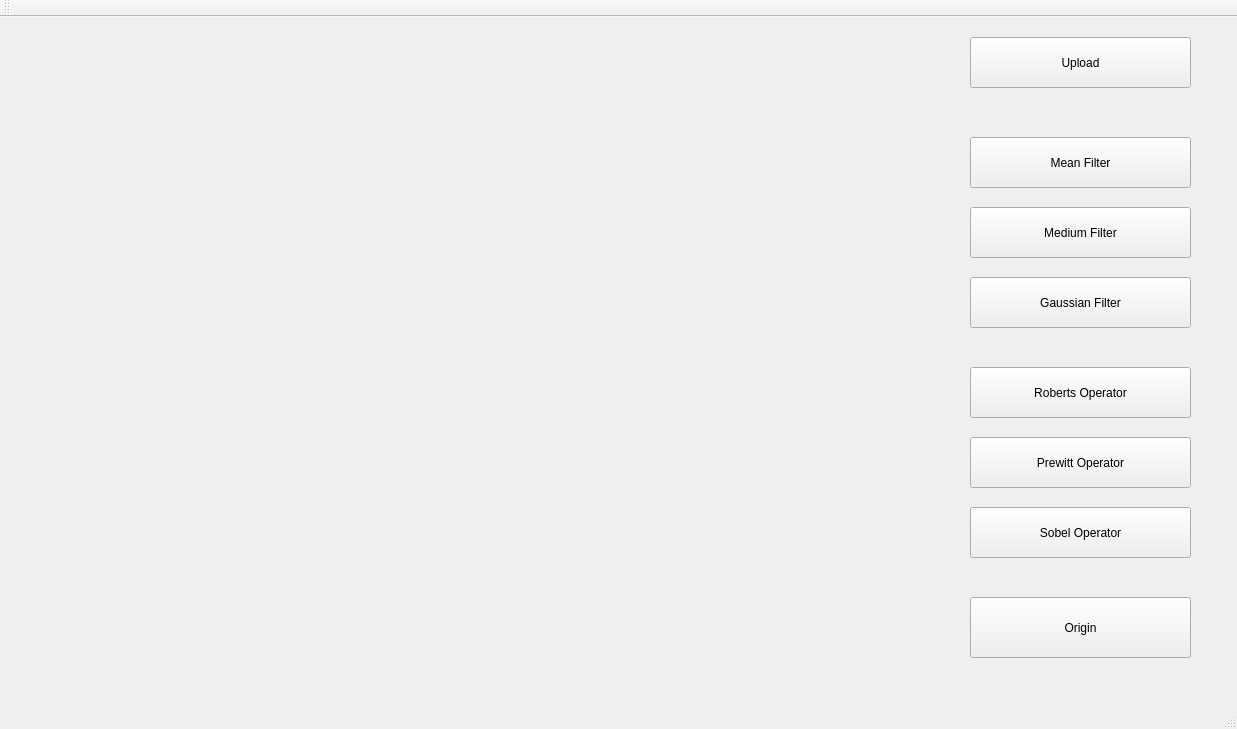
<?xml version="1.0" encoding="UTF-8"?>
<ui version="4.0">
 <class>MainWindow</class>
 <widget class="QMainWindow" name="MainWindow">
  <property name="geometry">
   <rect>
    <x>0</x>
    <y>0</y>
    <width>1237</width>
    <height>729</height>
   </rect>
  </property>
  <property name="minimumSize">
   <size>
    <width>813</width>
    <height>0</height>
   </size>
  </property>
  <property name="windowTitle">
   <string>MainWindow</string>
  </property>
  <widget class="QWidget" name="centralWidget">
   <widget class="QPushButton" name="openButton">
    <property name="geometry">
     <rect>
      <x>970</x>
      <y>20</y>
      <width>221</width>
      <height>51</height>
     </rect>
    </property>
    <property name="text">
     <string>Upload</string>
    </property>
   </widget>
   <widget class="QPushButton" name="originalButton">
    <property name="geometry">
     <rect>
      <x>970</x>
      <y>580</y>
      <width>221</width>
      <height>61</height>
     </rect>
    </property>
    <property name="text">
     <string>Origin</string>
    </property>
   </widget>
   <widget class="QLabel" name="imagelabel">
    <property name="geometry">
     <rect>
      <x>50</x>
      <y>20</y>
      <width>891</width>
      <height>650</height>
     </rect>
    </property>
    <property name="text">
     <string/>
    </property>
   </widget>
   <widget class="QPushButton" name="meanfilterButton">
    <property name="geometry">
     <rect>
      <x>970</x>
      <y>120</y>
      <width>221</width>
      <height>51</height>
     </rect>
    </property>
    <property name="text">
     <string>Mean Filter</string>
    </property>
   </widget>
   <widget class="QPushButton" name="mediumfilterButton">
    <property name="geometry">
     <rect>
      <x>970</x>
      <y>190</y>
      <width>221</width>
      <height>51</height>
     </rect>
    </property>
    <property name="text">
     <string>Medium Filter</string>
    </property>
   </widget>
   <widget class="QPushButton" name="gaussianfilterButton">
    <property name="geometry">
     <rect>
      <x>970</x>
      <y>260</y>
      <width>221</width>
      <height>51</height>
     </rect>
    </property>
    <property name="text">
     <string>Gaussian Filter</string>
    </property>
   </widget>
   <widget class="QPushButton" name="robertsoperatorButton">
    <property name="geometry">
     <rect>
      <x>970</x>
      <y>350</y>
      <width>221</width>
      <height>51</height>
     </rect>
    </property>
    <property name="text">
     <string>Roberts Operator</string>
    </property>
   </widget>
   <widget class="QPushButton" name="prewittoperatorButton">
    <property name="geometry">
     <rect>
      <x>970</x>
      <y>420</y>
      <width>221</width>
      <height>51</height>
     </rect>
    </property>
    <property name="text">
     <string>Prewitt Operator</string>
    </property>
   </widget>
   <widget class="QPushButton" name="sobeloperatorButton">
    <property name="geometry">
     <rect>
      <x>970</x>
      <y>490</y>
      <width>221</width>
      <height>51</height>
     </rect>
    </property>
    <property name="text">
     <string>Sobel Operator</string>
    </property>
   </widget>
  </widget>
  <widget class="QMenuBar" name="menuBar">
   <property name="geometry">
    <rect>
     <x>0</x>
     <y>0</y>
     <width>1237</width>
     <height>19</height>
    </rect>
   </property>
  </widget>
  <widget class="QToolBar" name="mainToolBar">
   <attribute name="toolBarArea">
    <enum>TopToolBarArea</enum>
   </attribute>
   <attribute name="toolBarBreak">
    <bool>false</bool>
   </attribute>
  </widget>
  <widget class="QStatusBar" name="statusBar"/>
 </widget>
 <layoutdefault spacing="6" margin="11"/>
 <resources/>
 <connections/>
</ui>
